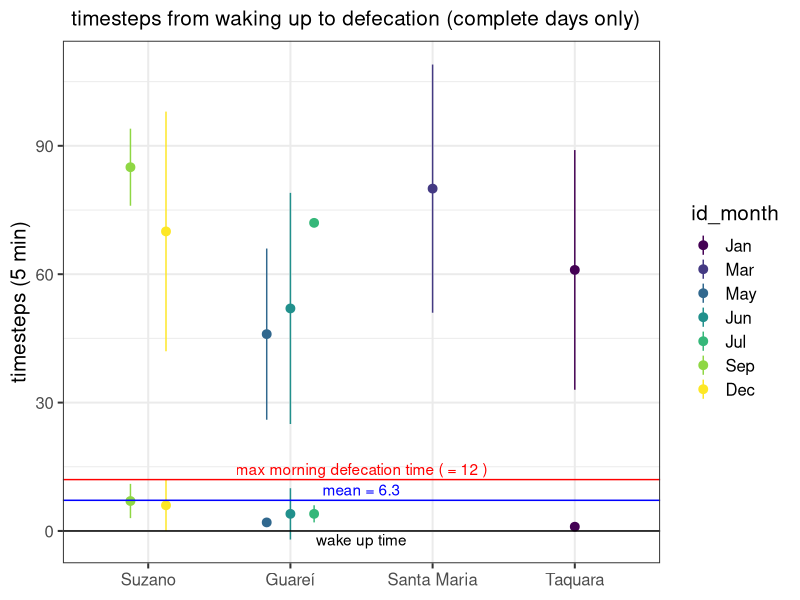
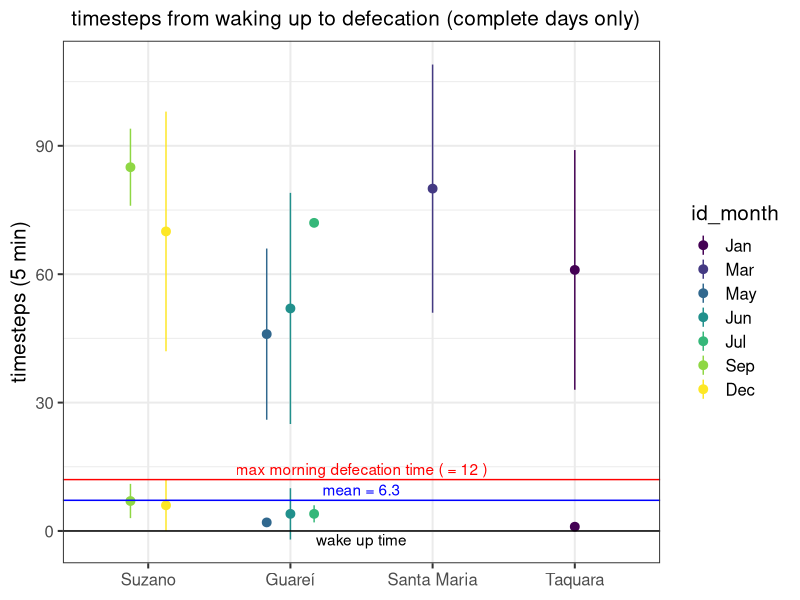

Recreate these plots in R, in order. (Note: this script raises an error after producing the figures.)
# Script name: 01_filter-data-siminputrow.R
# Script purpose: derive empirical values for parameterizing the model to run in the nine situations
# assigned in BLT_groups_data_summary_aftercleaning.csv in Data/Movement/Curated

# Date created: 2022-11-03d
# Author: Eduardo Zanette

## Notes --------------------------- 
#
#

## Options -------------------------
# (plotting, memory limit, decimal digits)
# 

## Packages -------------------------
library("here")
library("dplyr")
library("ggplot2")
library("readxl")
library("lubridate")
library("hms")


#### Siminputrow matrix  -------------------------

# Load siminputrow matrix from movement data -------------------------
siminputmatrix <- read.csv(here("Data", "Movement", "Curated", "BLT_groups_data_summary_siminputrow.csv"),
                           sep = ",", dec = ".", stringsAsFactors = TRUE) %>% 
  mutate(group = recode(group, "Guarei" = "Guareí")) # to match all other datasets
siminputmatrix %>% str()

# groups <- siminputmatrix$group
# months <- siminputmatrix$id_month



#### Movement data  -------------------------

# Load movement dataset to gather the time tamarins wake up and mean time tamarins go to sleep 
dat.all.mv <- read.csv(here("Data", "Movement", "Curated", "BLT_groups_data.csv"),
                           sep = ",", dec = ".", stringsAsFactors = TRUE) %>% 
  mutate(group = recode(group, "Guarei" = "Guareí")) %>% 
  rename(datetime = POSIXct)

# dat.all.mv %>% str

# Filter by siminputrow
mv <- dat.all.mv %>% 
  dplyr::filter(group %in% siminputmatrix$group & id_month %in% siminputmatrix$id_month) %>% 
  droplevels()  

mv <- mv %>%
# get HH:mm:ss of feeding and defecation
  mutate(
    datetime = lubridate::as_datetime(datetime),
    date = as_date(datetime),
    time = as_hms(datetime)
  ) 

# Getting mean weaking hours by days, group and timeframe
mv.days <- mv %>%
  group_by(group, id_month, date) %>% 
  
  # wake up and sleepint time
  summarise(
    time_wakeup = round(seconds_to_period(min(seconds(lubridate::hms(time))))),
    time_sleep = round(seconds_to_period(max(seconds(lubridate::hms(time)))))
  ) %>% 
  
  # differente between wakeup and sleeping time (=activity time)
  mutate(
    time_wakesleep_diff = round(seconds_to_period(seconds(time_sleep) - seconds(time_wakeup)))
  ) %>% 
  
  # Get all back to hms
  mutate_if(is.period, period_to_seconds) %>%
  mutate_at(vars(matches("time")), as_hms)

# Write csv
# mv.days %>% write.csv(here("Data", "Seed_dispersal", "Curated", "Siminputrow_activity-time_days.csv"),
#                       row.names = FALSE)


# Getting mean weaking hours by group and timeframe  
mv.summary <- mv.days %>%
  group_by(group, id_month) %>% 
  summarise(
    time_wakeup_mean = round(seconds_to_period(mean(seconds(lubridate::hms(time_wakeup))))),
    time_sleep_mean = round(seconds_to_period(mean(seconds(lubridate::hms(time_sleep))))),
    time_wakesleep_mean_diff = round(seconds_to_period(seconds(time_sleep_mean) - seconds(time_wakeup_mean)))
  )

# mv.summary %>% str()
  
# Get all back to hms
mv.summary <- mv.summary %>%
  mutate_if(is.period, period_to_seconds) %>%
  mutate_at(vars(matches("time")), as_hms)

# Merge to siminputmatrix
siminputmatrix <- left_join(siminputmatrix, mv.summary, by = c("group", "id_month"))

# Make it POSIXct to get difftime (= gut_transit_time in 00_prepare-data.R)
foo <- function(x) {
  posixct <- paste(Sys.Date(), x)
  return(posixct)
}
mv.summary <- mv.summary %>%
  mutate_at(vars(matches("time")), foo) %>% 
  mutate_at(vars(matches("time")), ymd_hms)
  
# Get mean difftime in minutes and timesteps
mv.summary <- mv.summary %>%
  mutate(
    time_wakesleep_diff_minutes = round(difftime(time_sleep_mean, time_wakeup_mean, unit = "mins"), digits = 0),
    timesteps_wakesleep_diff = round(as.numeric(time_wakesleep_diff_minutes / 5, digits = 0))
  )

# Drop unuseful columns
mv.summary <- mv.summary %>%
  select(-c(time_sleep_mean, time_wakeup_mean, time_wakesleep_mean_diff))

# Merge into siminputmatrix
siminputmatrix <- dplyr::left_join(siminputmatrix, mv.summary)

# Write csv
# siminputmatrix %>% write.csv(here("Data", "Seed_dispersal", "Curated", "Siminputrow_activity-time_means.csv"),
#                       row.names = FALSE)

# Now we can check how long is the maximum in timesteps it takes for tamarins to defecate seeds after the start of the day.
# timesteps_wakesleep_mean_diff matches mean_timesteps, this means my calculations are correct


  
# Empirical seed dispersal data for summary:  -------------------------
## Load data
dat.all.sd <- read.csv(here("Data", "Seed_dispersal", "Curated", "All-areas_SeedDispersal.csv"),
                    sep = ",", stringsAsFactors = TRUE)
# dat.all.sd %>% str()


# Make seed dispersal data match siminputrow/movement data -------------------------
dat.all.sd <- dat.all.sd %>%
  # dplyr::filter(!(group %in% siminputmatrix$group & id_month %in% siminputmatrix$id_month)) # only ~50 seed dispersal events don't match!
  dplyr::filter(group %in% siminputmatrix$group & id_month %in% siminputmatrix$id_month) %>% 
  droplevels()


# Wrangle seed dispersal data  -------------------------
a <- dat.all.sd %>%
  # make datetime POSIXct
  mutate(
    def_datetime = lubridate::as_datetime(def_datetime), #, tz = "America/Sao_Paulo"),
    feed_datetime = lubridate::as_datetime(feed_datetime) #, tz = "America/Sao_Paulo"),
  ) %>% 
  
  # gather yyyy/mm/dd as id
  mutate(
    date = lubridate::as_date(def_datetime),
  ) %>% 
  
  # Defining each dispersal event as in the same day or next day
  mutate(disp_day = ifelse(lubridate::day(def_datetime) == lubridate::day(feed_datetime), # use case_when for a dplyr-er solution: https://stackoverflow.com/questions/22337394/dplyr-mutate-with-conditional-values
                           "same day",
                           "next day"),
         disp_day = as.factor(disp_day)
  ) %>% 
  
  # get HH:mm:ss of feeding and defecation
  mutate(
    def_time = as_hms(def_datetime),
    feed_time = as_hms(feed_datetime)
  ) %>% 
  
  # # get time of feeding and defecation in period
  # mutate(
  #   def_time_per = lubridate::seconds_to_period(def_time),
  #   feed_time_per = lubridate::seconds_to_period(feed_time)
  # ) %>%

  # # get duration of feeding and defecation in seconds
  # mutate(
  #   def_time_sec = lubridate::period_to_seconds(def_time_per),
  #   feed_time_sec = lubridate::period_to_seconds(feed_time_per)
  # ) %>%
  
  # Order group levels and drop NA
  dplyr::filter(!is.na(group)) %>% 
  mutate(group = forcats::fct_relevel(group, "Suzano", "Guareí", "Santa Maria", "Taquara")) %>%
  mutate(id_month = forcats::fct_relevel(id_month, "Jan", "Mar", "Apr", "May", 
                                         "Jun", "Jul", "Aug", "Sep", "Dec"))

# dat.all.sd$id_month %>% levels()
a %>% str()
# a$feed_time_per %>% sum()

# Merge wake up and sleep times to seed dispersal data
a <- left_join(a, mv.days) #, by = c("group", "id_month", "date"))

# colnames(a)
# colnames(mv.days)
# colnames(mv.days) %in% colnames(a)

# Define complete days (for which we have wake up and sleeping time according to timediff collum)
a <- a %>% 
  mutate(full_day = case_when(is.na(time_wakeup) ~ "incomplete",
                              TRUE ~ "complete"
                              ))

# Diminish the start hour from the defecation hour
str(a)
b <- a %>%
  # filter NAs
  dplyr::filter(!is.na(time_wakeup))

# Make it POSIXct to get difftime (= gut_transit_time in 00_prepare-data.R)
  foo <- function(x) {
    posixct <- paste(Sys.Date(), x)
    return(posixct)
  }
b <- b %>%
    mutate_at(c("def_time", "time_wakeup"), foo) %>% 
    mutate_at(c("def_time", "time_wakeup"), ymd_hms)

# Get mean difftime in minutes and timesteps
b <- b %>%
  mutate(
    time_wakeup_to_def = round(difftime(def_time, time_wakeup, unit = "mins"), digits = 0),
    timesteps_wakeup_to_def = round(as.numeric(time_wakeup_to_def / 5, digits = 0))
  )


  # Make summary of timesteps for defecation by disp_day:  -------------------------  
c <- b %>%
  group_by(group, id_month, disp_day) %>% 
  summarise(
    GTT_timesteps_mean = round(mean(gut_transit_time) / 5, digits = 0), # 1 timestep = 5 mins
    GTT_timesteps_sd = round(sd(gut_transit_time) / 5, digits = 0), 
    
    # Quantos timesteps se passam em média até os micos terem a última defecaçao do dia?
    timesteps_wakeup_to_def_mean = round(mean(timesteps_wakeup_to_def), digits = 0),
    timesteps_wakeup_to_def_sd = round(sd(timesteps_wakeup_to_def), digits = 0)
  )

# Get the latest morning defecation
e <-  c %>% 
  dplyr::filter(disp_day == "next day") %>%
  summarise(
    max_timestep = max(timesteps_wakeup_to_def_mean + timesteps_wakeup_to_def_sd)
  )
hline2 <- max(e$max_timestep)
hline3 <- mean(e$max_timestep)
## From this we can see that the timesteps taken to morning defecation after tamarins wake up is very small (from 1 to 7)  


# Plot it
c %>% 
  ggplot(
    aes(x = group, y = timesteps_wakeup_to_def_mean, 
        
        #group = interaction(disp_day, id_month), 
        color = id_month, 
        #shape = disp_day,
        ymin = timesteps_wakeup_to_def_mean - timesteps_wakeup_to_def_sd,
        ymax = timesteps_wakeup_to_def_mean + timesteps_wakeup_to_def_sd)
  ) +
  # geom_boxplot() +
  geom_pointrange(position = position_dodge(width = 0.5)) +
  
  # Add horizontal lines:
  geom_hline(yintercept = 0, col = "black") +
  geom_hline(yintercept = hline2, col = "red") +
  geom_hline(yintercept = hline3, col = "blue") +
  # coord_cartesian(clip = "off") + # this allows plotting text outside of plot
  annotate("text", label = "max morning defecation time ( = 12 )",  x = 2.5, y = hline2 + 2.5, color = "red") +
  annotate("text", label = "mean = 6.3",  x = 2.5, y = hline3 + 2.5, color = "blue") +
  annotate("text", label = "wake up time",  x = 2.5, y = 0 - 2, color = "black") +
  
  ylab("timesteps (5 min)") +
  ggtitle("timesteps from waking up to defecation (complete days only)") +
  theme_bw(base_size = 15) +
  theme(axis.title.x = element_blank(),
        plot.title = element_text(
          hjust = 0.3  ,
          size = 15
                                  )) +
  scale_color_viridis_d()

# Save plot
ggsave(here("Data", "Seed_dispersal", "Curated", "Param_siminputrow", 
            'Plot_GTT_disp-day_morning-defecation.png'), height = 7, width = 6)

# Write csv
c %>% 
  write.csv(here("Data", "Seed_dispersal", "Curated", "Param_siminputrow", "Siminputrow_disp-day.csv"),
            row.names = FALSE)

## Write csv for next day events (same day values are not entering the siminputmatrix as this is estimated by GTT in 00_prepare-data.R already)
d <- c %>% 
  dplyr::filter(disp_day == "next day") %>% 
  ungroup()

to_app <- "next_day_"
cols <- d %>% dplyr::select("GTT_timesteps_mean":"timesteps_wakeup_to_def_sd") %>% colnames()

d <- d %>% 
  rename_with(., ~paste(to_app, cols), all_of(cols)) %>% 
  # tidyr::pivot_wider()
  select(-disp_day)

# Join and save
siminputmatrix_nextday_seeddispersal <- left_join(siminputmatrix, d)
siminputmatrix_nextday_seeddispersal %>% 
  write.csv(here("Data", "Seed_dispersal", "Curated", "Param_siminputrow", "Siminputrow_disp-day_nex-day_params.csv"),
  row.names = FALSE)

## From this we can see that the timesteps taken to morning defecation after tamarins wake up is very small (from 1 to 12, but mean = 6.3)  




































  

# Continue with the siminputmatrix
b <- b %>% 
  dplyr::filter(disp_day == "same day")


  mutate(
    # time_def_mean = (time_def_mean)
    # max_time_seeds_mean = seconds_to_period(max_time_seeds_mean), # divided by 60 (= minutes)
      # max_time_seeds_sd = seconds_to_period(max_time_seeds_sd)     # divided by 60 (= minutes) 
      )

b %>% str()
dat.all.sd %>% str()

